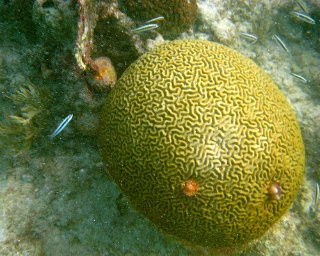
//> input picture Vitis-AI-Library/samples/classification/sample_classification.jpg, 320 x 256 px
$ ./xf_paintmask_tb ../../../../../../../../../Vitis-AI-Library/samples/classification/sample_classification.jpg   (built with g++ and OpenCV 4)
//> lines starting //> are read from the running program, lines starting //| are printed output that depends on the picture; after the words box and inside, x2 and y2 are one past the last pixel; in counts of white or black regions, pixels touching at a corner belong together
// [15 lines of licence text are left out]

#include "common/xf_headers.hpp"
#include "xcl2.hpp"

int main(int argc, char** argv) {
    if (argc != 2) {
        fprintf(stderr, "Usage: %s <INPUT IMAGE PATH 1>\n", argv[0]);
        return EXIT_FAILURE;
    }

    cv::Mat in_img, out_img, ocv_ref, in_gray, diff, in_mask;

    // Reading in the gray image:
    in_img = cv::imread(argv[1], 0);
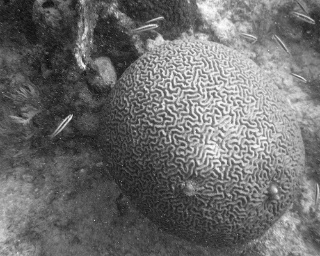
//> in_img: 256 rows x 320 cols, CV_8UC1; min 7, max 255, mean 109.2

    if (in_img.data == NULL) {
        fprintf(stderr, "ERROR: Cannot open image %s\n ", argv[1]);
        return EXIT_FAILURE;
    }

    int height = in_img.rows;
//> height = 256
    int width = in_img.cols;
//> width = 320
    // Allocate memory for output images:
    ocv_ref.create(in_img.rows, in_img.cols, in_img.depth());
    out_img.create(in_img.rows, in_img.cols, in_img.depth());
    diff.create(in_img.rows, in_img.cols, in_img.depth());
    in_mask.create(in_img.rows, in_img.cols, CV_8UC1);

    uint64_t q = 0;
    for (int i = 0; i < in_img.rows; i++) {
        for (int j = 0; j < in_img.cols; j++) {
            for (int c = 0; c < in_img.channels(); c++) {
                if ((j > 250) && (j < 750)) {
                    in_mask.data[q + c] = 255;
                } else {
                    in_mask.data[q + c] = 0;
                }
            }
            q += in_img.channels();
        }
    }
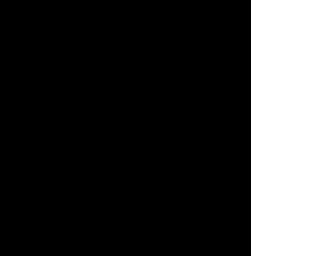
//> in_mask: 256 rows x 320 cols, CV_8UC1; 21.6% white; 1 white region, box (x1, y1, x2, y2) and area: (251, 0, 320, 256) 17664
//> after the loop, q = 81920

    std::vector<unsigned char> color(in_img.channels());
//> color = [0]
    for (int i = 0; i < in_img.channels(); i++) {
        color[i] = 150;
    }

    // OpenCL section:
    size_t image_in_size_bytes = in_img.rows * in_img.cols * sizeof(unsigned char);
//> image_in_size_bytes = 81920
    size_t image_out_size_bytes = image_in_size_bytes;
//> image_out_size_bytes = 81920
    size_t mask_in_size_bytes = in_img.rows * in_img.cols * sizeof(unsigned char);
//> mask_in_size_bytes = 81920
    size_t vec_in_size_bytes = in_img.channels() * sizeof(unsigned char);
//> vec_in_size_bytes = 1

//> (the run ends here: the program needs code that is not available in this run, at `cl_int err;`)
